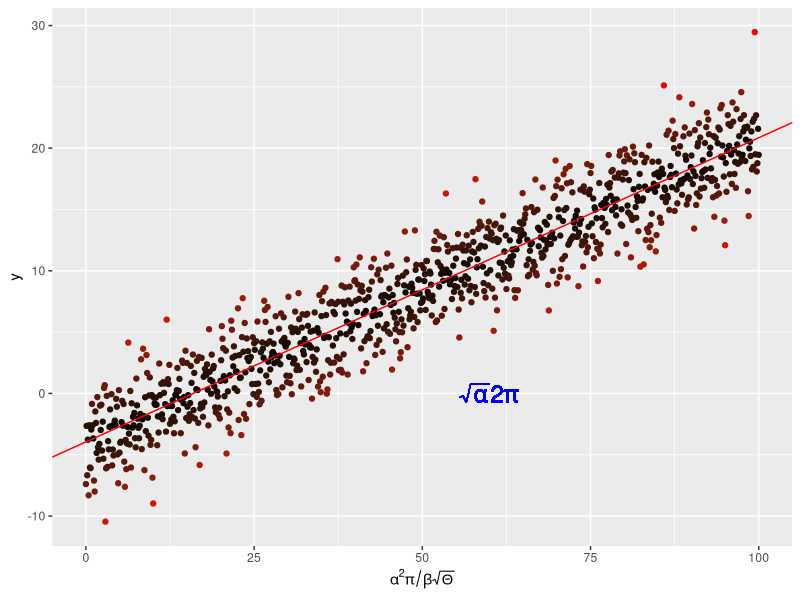
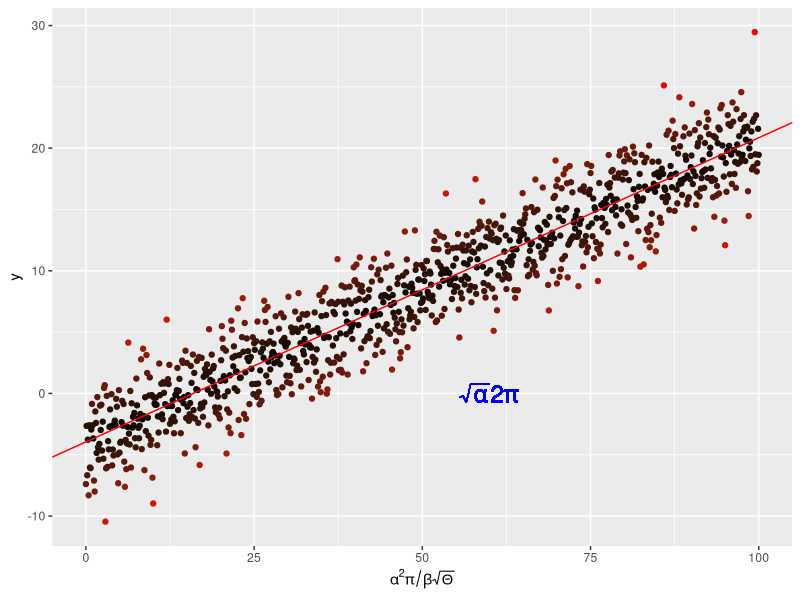

Generate these figures, in order, with R:
#__author__ = 'Yibin.Li Yibin.Li24@imperial.ac.uk'
#__version__ = '0.0.1'


# Load the ggplot2 library for creating plots
library(ggplot2)

# Generate a sequence of values from 0 to 100 with an increment of 0.1
x <- seq(0, 100, by = 0.1)

# Generate the dependent variable 'y' based on a linear relationship with 'x',
# adding random noise using rnorm to simulate real-world variability.
y <- -4. + 0.25 * x + rnorm(length(x), mean = 0., sd = 2.5)

# Combine 'x' and 'y' into a dataframe for easy manipulation
my_data <- data.frame(x = x, y = y)

# Perform a linear regression to find the relationship between 'x' and 'y'
my_lm <- summary(lm(y ~ x, data = my_data))

# Plot the data points using ggplot2
p <- ggplot(my_data, aes(x = x,
                         y = y,
                         colour = abs(my_lm$residual))) +
  geom_point() +  # Plot the data points
  scale_colour_gradient(low = "black", high = "red") +  # Gradient color from black to red based on residuals
  theme(legend.position = "none") +  # Remove the legend
  scale_x_continuous(expression(alpha^2 * pi / beta * sqrt(Theta)))

# Add the regression line to the plot
p <- p + geom_abline(intercept = my_lm$coefficients[1][1], # Extract the intercept from the linear model
                     slope = my_lm$coefficients[2][1], # Extract the slope from the linear model
                     colour = "red")  # Color the regression line red

# Add a mathematical annotation to the plot
p <- p + geom_text(aes(x = 60,
                       y = 0,
                       label = "sqrt(alpha) * 2* pi"), # Define the position and content of the text
                       parse = TRUE, # Parse the label as a mathematical expression
                       size = 6,  # Set the font size of the text
                       colour = "blue")# Color the text blue

# Display the plot
print(p)

# Save the plot to a PDF file
ggsave("../results/MyLinReg.pdf", plot = p)
